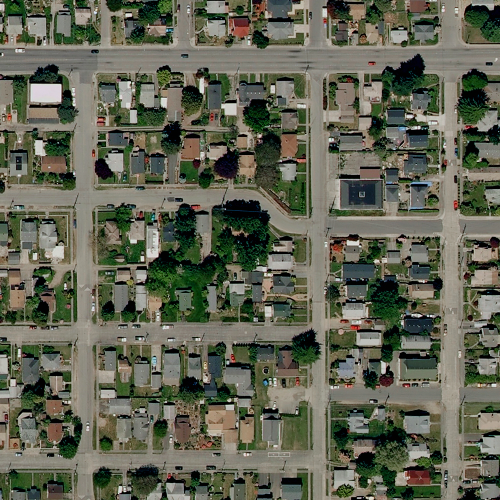
#> input picture dataset/images/aerial01.jpg, 1000 x 1000 px (shown at 1/2 size); the run also reads 1 picture not shown here
$ python examples.py
#> lines starting #> are read from the running program, lines starting #| are printed output that depends on the picture
### trav.py
""" Traversability matrix computation package
"""

import os
import random
import multiprocessing

import cv2
import numpy
import matplotlib
matplotlib.use('tkagg')

numpy.set_printoptions(formatter={'float': lambda x: '%5.2f' % x})

from matplotlib import pyplot
from skimage.segmentation import slic
from skimage.util import img_as_float
from skimage.metrics import mean_squared_error, normalized_root_mse, peak_signal_noise_ratio, structural_similarity

import scipy.interpolate

def load_image(path):
    """ Loads image from path, converts to RGB
    """
    return cv2.cvtColor(cv2.imread(path), cv2.COLOR_BGR2RGB)

def grid_list(image, r):
    """ Returns a list of square coordinates representing a grid over image
        Every square has length and height equals to r
    """
    height, width, _ = image.shape
    # assertions that guarantee the square grid contains all pixels
    assert r > 0, "Parameter r must be larger than zero"
    if (height/r).is_integer() and (width/r).is_integer():
        glist = []
        for toplefty in range(0, height, r):
            for topleftx in range(0, width, r):
                glist.append((topleftx, toplefty, r))
        return glist
    else:
        new_height = int(r*numpy.floor(height/r))
        new_width = int(r*numpy.floor(width/r))
        if new_height > 0 and new_width > 0:
            y_edge = int((height - new_height)/2)
            x_edge = int((width - new_width)/2)
            glist = []
            for toplefty in range(y_edge, y_edge+new_height, r):
                for topleftx in range(x_edge, x_edge+new_width, r):
                    glist.append((topleftx, toplefty, r))
            return glist
        else:
            raise ValueError("r probably larger than image dimensions")

# [26 lines left out: function grid_list2, not called in this run]

def grid_list_overlap(image, r, overlap=0.5):
    """ Returns a list of square coordinates representing a grid over image with overlapping
        Every square has length and height equals to r
    """
    height, width, _ = image.shape
    ov = int(1/overlap)
    # assertions that guarantee the square grid contains all pixels
    assert r > 0, "Parameter r must be larger than zero"
    if (height/r).is_integer() and (width/r).is_integer():
        glist = []
        for toplefty in range(0, ov*height, r):
            for topleftx in range(0, ov*width, r):
                glist.append((int(topleftx/ov), int(toplefty/ov), r))
        return glist
    else:
        new_height = int(r*numpy.floor(height/r))
        new_width = int(r*numpy.floor(width/r))
        if new_height > 0 and new_width > 0:
            y_edge = int((height - new_height)/2)
            x_edge = int((width - new_width)/2)
            glist = []
            for toplefty in range(y_edge, (y_edge+ov*new_height), r):
                for topleftx in range(x_edge, (x_edge+ov*new_width), r):
                    glist.append((int(topleftx/ov), int(toplefty/ov), r))
            return glist
        else:
            raise ValueError("r probably larger than image dimensions")

# [15 lines left out: function draw_grid, not called in this run]

def R_matrix(image, grid):
    """ Returns a matrix of regions from image, according to grid
    """
    k = 0
    height, width, _ = image.shape
    r = grid[k][2]
    rows = int(height/r)
    cols = int(width/r)
    rmatrix = [None]*rows
    for i in range(rows):
        rmatrix[i] = [None]*cols
        for j in range(cols):
            square = grid[k]
            tlx, tly, r = square[0], square[1], square[2]
            R = image[tly:tly+r, tlx:tlx+r]
            rmatrix[i][j] = R
            k += 1
    return rmatrix

# [18 lines left out: function R_matrix2, not called in this run]

def R_matrix_overlap(image, grid, overlap=0.5):
    """ Returns a matrix of regions from image, according to grid
    """
    k = 0
    height, width, _ = image.shape
    ov = int(1/overlap)
    r = grid[k][2]
    new_height = int(r*numpy.floor(height/r))
    new_width = int(r*numpy.floor(width/r))
    if new_height > 0 and new_width > 0:
        y_edge = int((height - new_height)/2)
        x_edge = int((width - new_width)/2)
        rows = int(len(list(range(y_edge, (y_edge+ov*new_height), r))))
        cols = int(len(list(range(x_edge, (x_edge+ov*new_width), r))))
        rmatrix = [None]*rows
        for i in range(rows):
            rmatrix[i] = [None]*cols
            for j in range(cols):
                square = grid[k]
                tlx, tly, r = square[0], square[1], square[2]
                R = image[tly:tly+r, tlx:tlx+r]
                rmatrix[i][j] = R
                k += 1
        return rmatrix

def traversability(regions, tf, parallel=True, view=False):
    """ Assigns traversal difficulty estimates to every region
    """
    td_rows = len(regions)
    td_columns = len(regions[0])
    trav = numpy.ndarray((td_rows, td_columns), dtype=float)
    if not parallel:
        for i in range(td_rows):
            for j in range(td_columns):
                trav[i][j] = tf(regions[i][j], view=view)
    else:
        array = [regions[i][j] for i in range(td_rows) for j in range(td_columns)]
        p = multiprocessing.Pool()
        tdarray = p.map(tf, array)
        p.close()
        trav = numpy.array(tdarray, dtype=float).reshape((td_rows, td_columns))

    trav /= trav.max()

    return trav

# [18 lines left out: functions coord, traversability_image, not called in this run]

def score(path, ground_truth, r):
    score_ = 1.0
    penalty = 0.03
    T = list()
    for px in path:
        # t.append(numpy.mean(ground_truth[px[0], px[1]])/255)
        h, w, _ = ground_truth.shape
        a = max(0, px[0]-int(r/2))
        b = min(h-1, px[0]+int(r/2))
        c = max(0, px[1]-int(r/2))
        d = min(w-1, px[1]+int(r/2))
        t = ground_truth[a:b, c:d]
        t = t.mean(axis=2)/255
        t = cv2.erode(t, numpy.ones((int(r/2), int(r/2)), numpy.uint8), iterations=1)
        T.append(numpy.mean(t))
    for i, t in enumerate(T):
        if i < len(T) - 1 and i > 0:
            if t < 0.5: score_ = numpy.maximum(0, score_ - penalty*(1-t))
    return score_

def draw_path(image, path, color=(0,255,0), found=False):
    image_copy = image.copy()
    if len(image_copy.shape) < 3:
        image_copy = cv2.cvtColor(image_copy, cv2.COLOR_GRAY2RGB)
    centers = [(p[0], p[1]) for p in path]
    cv2.circle(image_copy, centers[0][::-1], 6, color, -1)
    cv2.circle(image_copy, centers[-1][::-1], 12, color, -1)
    if found:
        for k in range(len(centers)-1):
            r0, c0 = centers[k]
            r1, c1 = centers[k+1]
            cv2.line(image_copy, (c0, r0), (c1, r1), color, 5)
        # r0, c0 = int(numpy.mean([center[0] for center in centers[-2:]])), int(numpy.mean([center[1] for center in centers[-2:]]))
        # r1, c1 = centers[-1]
        # cv2.arrowedLine(image_copy, (c0, r0), (c1, r1), color, 5, 2, 0, 1)
    return image_copy

# [5 lines left out: function tf_random, not called in this run]

def tf_grayhist(R, view=False):
    """ Returns a traversability value based on grayscale histogram dispersion
    """
    R = cv2.cvtColor(R, cv2.COLOR_BGR2GRAY)
    std = numpy.std(R.flatten())
    if std == 0: diff = 1
    else: diff = numpy.minimum(1, 1/std)
    if view:
        fig, (ax0, ax1) = pyplot.subplots(ncols=2, figsize=(8, 4))
        ax0.imshow(R, cmap='gray', interpolation='bicubic')
        ax0.axes.get_xaxis().set_visible(False)
        ax0.axes.get_yaxis().set_visible(False)
        ax1.hist(R.flatten(), 32, [0, 256], facecolor='k', alpha=0.75, histtype='stepfilled')
        ax1.axes.get_yaxis().set_visible(False)
        fig.tight_layout()
        pyplot.show()
    return diff

# [84 lines left out: functions tf_rgbhist, tf_superpixels, reference, not called in this run]

os.environ["QT_LOGGING_RULES"] = "qt5ct.debug=false"

def show_image(images):
    """ Displays images on screen
    """
    n = len(images)
    if n == 1:
        fig, (ax0) = pyplot.subplots(ncols=1)
        ax0.imshow(images[0], cmap='gray', interpolation='bicubic')
        ax0.axes.get_xaxis().set_ticks([])
        ax0.axes.get_yaxis().set_visible(False)
    else:
        fig, axes = pyplot.subplots(ncols=n, figsize=(4*n, 4))
        for ax, image in zip(axes, images):
            ax.imshow(image, cmap='gray', interpolation='bicubic')
            ax.axes.get_xaxis().set_ticks([])
            ax.axes.get_yaxis().set_visible(False)
    fig.tight_layout()
    pyplot.show()

def save_image(path, images):
    n = len(images)
    if n == 1:
        fig, (ax0) = pyplot.subplots(ncols=1)
        ax0.imshow(images[0], cmap='gray', interpolation='bicubic')
        ax0.axes.get_xaxis().set_ticks([])
        ax0.axes.get_yaxis().set_visible(False)
    else:
        fig, axes = pyplot.subplots(ncols=n, figsize=(4*n, 4))
        for ax, image in zip(axes, images):
            ax.imshow(image, cmap='gray', interpolation='bicubic')
            ax.axes.get_xaxis().set_ticks([])
            ax.axes.get_yaxis().set_visible(False)
    fig.savefig(path, dpi=300, bbox_inches='tight')
    pyplot.close(fig)

# [5 lines left out: function show_grid, not called in this run]

class TraversabilityEstimator():
    """
    """
    def __init__(self, tf=tf_grayhist, r=6, binary=False, threshold=127, use_overlap=False, overlap=0.5):
        """ Traversability estimator constructor
            Sets all initial estimator parameters
        """
        self.tf = tf
        self.r = r
        self.binary = binary
        self.threshold = threshold
        self.use_overlap = use_overlap
        self.overlap = overlap

    def get_traversability_matrix(self, image, normalize=True):
        """ Returns a difficulty matrix for image based on estimator parameters
        """
        image = cv2.bilateralFilter(image, 15, 75, 75)
        if not self.use_overlap:
            grid = grid_list(image, self.r)
            regions = R_matrix(image, grid)
        else:
            grid = grid_list_overlap(image, self.r, overlap=self.overlap)
            regions = R_matrix_overlap(image, grid, overlap=self.overlap)
        traversability_matrix = traversability(regions, self.tf, parallel=True)
        if self.binary:
            _, traversability_matrix = cv2.threshold(traversability_matrix, self.threshold, 255, cv2.THRESH_BINARY)
        if normalize:
            clahe = cv2.createCLAHE(clipLimit=3.0, tileGridSize=(3,3))
            traversability_matrix = numpy.array(clahe.apply((255*traversability_matrix).astype(numpy.uint8)), dtype=float)
            # traversability_matrix = scipy.ndimage.filters.convolve(traversability_matrix, numpy.full((3, 3), 1.0/9))
        return traversability_matrix

    # [87 lines left out: functions get_traversability_matrix_multiscale, get_traversability_image, get_ground_truth, error, not called in this run]

### graphmapx.py
""" The graphmap module provides methods to generate
    traversability graphs from traversability matrices.
    Tools for path computation are also be provided.
    Class RouteEstimator: defines a route estimator and its configuration.
    Method tdi2graph: builds a graph from a traversability matrix
    Method route: returns the best route between two regions
    Method draw_graph: saves a graph as an image (optionally, draws paths)
"""

import cv2
import numpy
import matplotlib
import networkx
import scipy.interpolate

def coord2(position, columns):
    """ Converts two-dimensional indexes to one-dimension coordinate
    """
    return position[0]*columns + position[1]

# [46 lines left out: function get_keypoints, not called in this run]

def get_keypoints_overlap(image, grid, overlap=0.5):
    """
    """
    image = cv2.cvtColor(image, cv2.COLOR_BGR2GRAY)
    ov = int(1/overlap)

    # Set up the SimpleBlobdetector with default parameters.
    params = cv2.SimpleBlobDetector_Params()

    # Change thresholds
    params.minThreshold = 0
    params.maxThreshold = 256

    # Filter by Area.
    params.filterByArea = True
    params.minArea = 20

    # Filter by Circularity
    params.filterByCircularity = True
    params.minCircularity = 0.1

    # Filter by Convexity
    params.filterByConvexity = True
    params.minConvexity = 0.5

    # Filter by Inertia
    params.filterByInertia =True
    params.minInertiaRatio = 0.5

    detector = cv2.SimpleBlobDetector_create(params)

    # Detect blobs.
    reversemask=255-image
    keypoints = detector.detect(reversemask)

    indexes = list()

    for keypoint in keypoints:
        x = int(keypoint.pt[0])
        y = int(keypoint.pt[1])
        size = int(keypoint.size)
        for i, (tlx, tly, sqsize) in enumerate(grid):
            if tlx <= x and x < tlx + sqsize/ov:
                if tly <= y and y < tly + sqsize/ov:
                    indexes.append(i)

    return indexes

# [25 lines of commented-out code are left out]

def _vec2d_dist(p1, p2):
    return (p1[0] - p2[0])**2 + (p1[1] - p2[1])**2

def _vec2d_sub(p1, p2):
    return (p1[0]-p2[0], p1[1]-p2[1])

def _vec2d_mult(p1, p2):
    return p1[0]*p2[0] + p1[1]*p2[1]

def ramerdouglas(line, dist):
    """Does Ramer-Douglas-Peucker simplification of a curve with 'dist' threshold.

    'line' is a list-of-tuples, where each tuple is a 2D coordinate

    Usage is like so:

    >>> myline = [(0.0, 0.0), (1.0, 2.0), (2.0, 1.0)]
    >>> simplified = ramerdouglas(myline, dist = 1.0)
    """

    if len(line) < 3:
        return line

    (begin, end) = (line[0], line[-1]) if line[0] != line[-1] else (line[0], line[-2])

    distSq = []
    for curr in line[1:-1]:
        tmp = (
            _vec2d_dist(begin, curr) - _vec2d_mult(_vec2d_sub(end, begin),
            _vec2d_sub(curr, begin)) ** 2 / _vec2d_dist(begin, end))
        distSq.append(tmp)

    maxdist = max(distSq)
    if maxdist < dist ** 2:
        return [begin, end]

    pos = distSq.index(maxdist)
    return (ramerdouglas(line[:pos + 2], dist) +
            ramerdouglas(line[pos + 1:], dist)[1:])

class RouteEstimator:
    """
    """
    def __init__(self, r, c, grid):
        self.r = r
        self.c = c
        self.grid = grid

    # [60 lines left out: function tm2graph, not called in this run]

    def tm2graph_overlap(self, tmatrix):

        G = networkx.DiGraph()

        for i, row in enumerate(tmatrix):
            for j, element in enumerate(row):
                index = coord2((i,j), tmatrix.shape[1])
                G.add_node( index,
                            pos=[j,i],
                            inv_traversability=float('inf') if tmatrix[i][j] == 0 else (100*(1/tmatrix[i][j]))**2,
                            cut=True if tmatrix[i][j] < self.c else False
                )

        edges = list()

        for v in [vv for vv in G.nodes() if not G.nodes[vv]['cut']]:

            (i, j) = G.nodes[v]['pos'][1], G.nodes[v]['pos'][0]

            top, bottom, left, right = (i-1, j), (i+1, j), (i, j-1), (i, j+1)
            if i-1 > -1:
                u = coord2(top, tmatrix.shape[1])
                if not G.nodes[u]['cut']:
                    edges.append((v, u, {'weight' : G.nodes[v]['inv_traversability'] + G.nodes[u]['inv_traversability']}))
            if i+1 < tmatrix.shape[0]:
                u = coord2(bottom, tmatrix.shape[1])
                if not G.nodes[u]['cut']:
                    edges.append((v, u, {'weight' : G.nodes[v]['inv_traversability'] + G.nodes[u]['inv_traversability']}))
            if j-1 > -1:
                u = coord2(left, tmatrix.shape[1])
                if not G.nodes[u]['cut']:
                    edges.append((v, u, {'weight' : G.nodes[v]['inv_traversability'] + G.nodes[u]['inv_traversability']}))
            if j+1 < tmatrix.shape[1]:
                u = coord2(right, tmatrix.shape[1])
                if not G.nodes[u]['cut']:
                    edges.append((v, u, {'weight' : G.nodes[v]['inv_traversability'] + G.nodes[u]['inv_traversability']}))

            topleft, topright, bottomleft, bottomright = (i-1, j-1), (i-1, j+1), (i+1, j-1), (i+1, j+1)
            if i-1 > -1 and j-1 > -1:
                u = coord2(topleft, tmatrix.shape[1])
                if not G.nodes[u]['cut']:
                    edges.append((v, u, {'weight' : G.nodes[v]['inv_traversability'] + G.nodes[u]['inv_traversability']}))
            if i-1 > -1 and j+1 < tmatrix.shape[1]:
                u = coord2(topright, tmatrix.shape[1])
                if not G.nodes[u]['cut']:
                    edges.append((v, u, {'weight' : G.nodes[v]['inv_traversability'] + G.nodes[u]['inv_traversability']}))
            if i+1 < tmatrix.shape[0] and j-1 > -1:
                u = coord2(bottomleft, tmatrix.shape[1])
                if not G.nodes[u]['cut']:
                    edges.append((v, u, {'weight' : G.nodes[v]['inv_traversability'] + G.nodes[u]['inv_traversability']}))
            if i+1 < tmatrix.shape[0] and j+1 < tmatrix.shape[1]:
                u = coord2(bottomright, tmatrix.shape[1])
                if not G.nodes[u]['cut']:
                    edges.append((v, u, {'weight' : G.nodes[v]['inv_traversability'] + G.nodes[u]['inv_traversability']}))

            top2, bottom2, left2, right2 = (i-2, j), (i+2, j), (i, j-2), (i, j+2)
            if i-2 > -1:
                u = coord2(top2, tmatrix.shape[1])
                if not G.nodes[u]['cut']:
                    edges.append((v, u, {'weight' : G.nodes[v]['inv_traversability'] + G.nodes[u]['inv_traversability']}))
            if i+2 < tmatrix.shape[0]:
                u = coord2(bottom2, tmatrix.shape[1])
                if not G.nodes[u]['cut']:
                    edges.append((v, u, {'weight' : G.nodes[v]['inv_traversability'] + G.nodes[u]['inv_traversability']}))
            if j-2 > -1:
                u = coord2(left2, tmatrix.shape[1])
                if not G.nodes[u]['cut']:
                    edges.append((v, u, {'weight' : G.nodes[v]['inv_traversability'] + G.nodes[u]['inv_traversability']}))
            if j+2 < tmatrix.shape[1]:
                u = coord2(right2, tmatrix.shape[1])
                if not G.nodes[u]['cut']:
                    edges.append((v, u, {'weight' : G.nodes[v]['inv_traversability'] + G.nodes[u]['inv_traversability']}))

            topleft2, topright2, bottomleft2, bottomright2 = (i-2, j-2), (i-2, j+2), (i+2, j-2), (i+2, j+2)
            if i-2 > -1 and j-2 > -1:
                u = coord2(topleft2, tmatrix.shape[1])
                if not G.nodes[u]['cut']:
                    edges.append((v, u, {'weight' : G.nodes[v]['inv_traversability'] + G.nodes[u]['inv_traversability']}))
            if i-2 > -1 and j+2 < tmatrix.shape[1]:
                u = coord2(topright2, tmatrix.shape[1])
                if not G.nodes[u]['cut']:
                    edges.append((v, u, {'weight' : G.nodes[v]['inv_traversability'] + G.nodes[u]['inv_traversability']}))
            if i+2 < tmatrix.shape[0] and j-2 > -1:
                u = coord2(bottomleft2, tmatrix.shape[1])
                if not G.nodes[u]['cut']:
                    edges.append((v, u, {'weight' : G.nodes[v]['inv_traversability'] + G.nodes[u]['inv_traversability']}))
            if i+2 < tmatrix.shape[0] and j+2 < tmatrix.shape[1]:
                u = coord2(bottomright2, tmatrix.shape[1])
                if not G.nodes[u]['cut']:
                    edges.append((v, u, {'weight' : G.nodes[v]['inv_traversability'] + G.nodes[u]['inv_traversability']}))

        G.add_edges_from(edges)

        del edges

        return G

    # [12 lines of commented-out code are left out]

    def route(self, G, source, target, tmatrix):
        def dist(a, b):
            (y1, x1) = G.nodes[a]['pos'][1], G.nodes[a]['pos'][0]
            (y2, x2) = G.nodes[b]['pos'][1], G.nodes[b]['pos'][0]
            return ((x1 - x2) ** 2 + (y1 - y2) ** 2) ** 0.5
        # [9 lines left out: function dist2, not called in this run]
        try:
            path = networkx.astar_path(G, source, target, dist, 'weight')
            centers = list()
            for k in path:
                tly, tlx, size = self.grid[k]
                centers.append((int(tlx+(size/2)), int(tly+(size/2))))
            # Ramer-Douglas-Peucker from https://stackoverflow.com/questions/2573997/reduce-number-of-points-in-line
            centers = ramerdouglas(centers, self.r*1.5)
            # Linear interpolation from https://stackoverflow.com/questions/52014197/how-to-interpolate-a-2d-curve-in-python
            X = numpy.array(centers)
            alpha = numpy.linspace(0, 1, len(path))
            distance = numpy.cumsum(numpy.sqrt(numpy.sum(numpy.diff(X, axis=0)**2, axis=1)))
            distance = numpy.insert(distance, 0, 0)/distance[-1]
            interpolator =  scipy.interpolate.interp1d(distance, X, kind='slinear', axis=0)
            curve = interpolator(alpha)
            curve = numpy.round(curve).astype(int)
            # Spline smoothing from https://stackoverflow.com/questions/52014197/how-to-interpolate-a-2d-curve-in-python
            X = numpy.array(curve)
            distance = numpy.cumsum(numpy.sqrt(numpy.sum(numpy.diff(X, axis=0)**2, axis=1)))
            distance = numpy.insert(distance, 0, 0)/distance[-1]
            splines = [scipy.interpolate.UnivariateSpline(distance, coords, k=2) for coords in X.T]
            points_fitted = numpy.vstack( list(spl(alpha) for spl in splines) ).T
            points_fitted = numpy.round(points_fitted).astype(int)
            centers = points_fitted
            # TODO: FIX WORKAROUND FOR IMAGES 1000x1000
            #centers = numpy.clip(centers, 0, 999)
            # Returning pixel coordinates
            path = centers
            found = True
        except (networkx.exception.NetworkXNoPath, ValueError):
            path = [source, target]
            centers = list()
            for k in path:
                tly, tlx, size = self.grid[k]
                centers.append((int(tlx+(size/2)), int(tly+(size/2))))
            path = centers
            found = False
        return path, found

### examples.py
import trav
import graphmapx

# [15 lines left out: functions compute_traversability_matrix, compute_traversability_image, not called in this run]

def compare_with_ground_truth(image_path='aerial01.jpg', r=10):
    """
    """
#> called with image_path = 'aerial01.jpg', r = 8
    import cv2
    mapper = trav.TraversabilityEstimator(r=r)
    image = trav.load_image('dataset/images/'+image_path)
    h, w, d = image.shape
    ground_truth = trav.load_image('dataset/labels/'+image_path)
#> call 2 of load_image, with path = 'dataset/labels/aerial01.jpg'
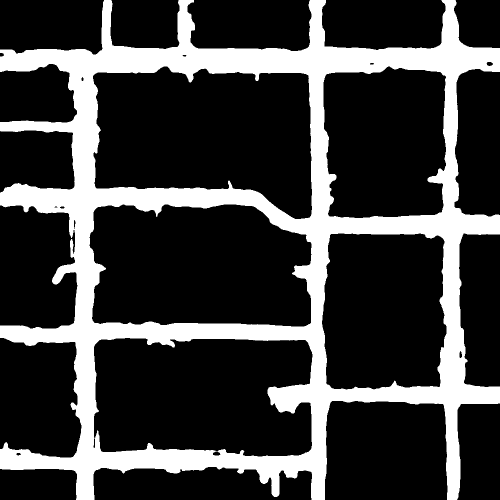
#> input picture dataset/labels/aerial01.jpg, 1000 x 1000 px (shown at 1/2 size)
#> in load_image, returned value is the input picture: shape (1000, 1000, 3); min 0, max 255, mean 61.4
    t_image = mapper.get_traversability_matrix(image)
#> in get_traversability_matrix, `image = cv2.bilateralFilter(image, 15, 75, 75)`:
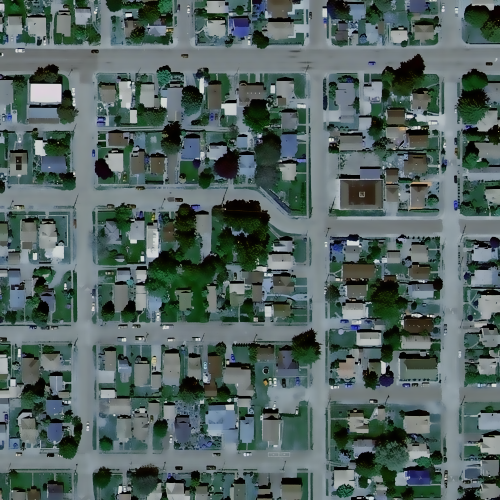
#> image: shape (1000, 1000, 3) (shown at 1/2 size); mean of channels 0, 1, 2 97.4, 99.9, 83.4; drawn as B, G, R
#> (the rest of the program and of its run is left out)
